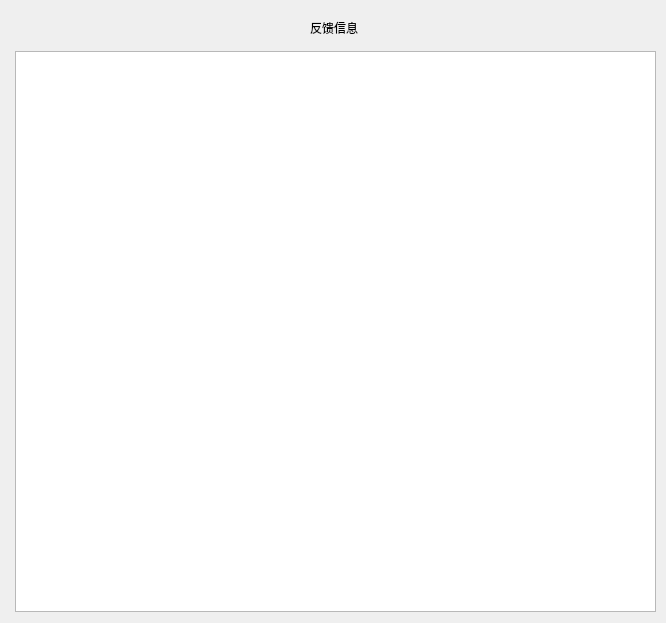
<?xml version="1.0" encoding="UTF-8"?>
<ui version="4.0">
 <class>Dialog</class>
 <widget class="QDialog" name="Dialog">
  <property name="geometry">
   <rect>
    <x>0</x>
    <y>0</y>
    <width>666</width>
    <height>623</height>
   </rect>
  </property>
  <property name="minimumSize">
   <size>
    <width>666</width>
    <height>623</height>
   </size>
  </property>
  <property name="maximumSize">
   <size>
    <width>666</width>
    <height>623</height>
   </size>
  </property>
  <property name="windowTitle">
   <string>Dialog</string>
  </property>
  <widget class="QListWidget" name="listWidget">
   <property name="geometry">
    <rect>
     <x>15</x>
     <y>51</y>
     <width>641</width>
     <height>561</height>
    </rect>
   </property>
  </widget>
  <widget class="QLabel" name="label">
   <property name="geometry">
    <rect>
     <x>310</x>
     <y>20</y>
     <width>72</width>
     <height>15</height>
    </rect>
   </property>
   <property name="text">
    <string>反馈信息</string>
   </property>
  </widget>
 </widget>
 <resources/>
 <connections/>
</ui>
